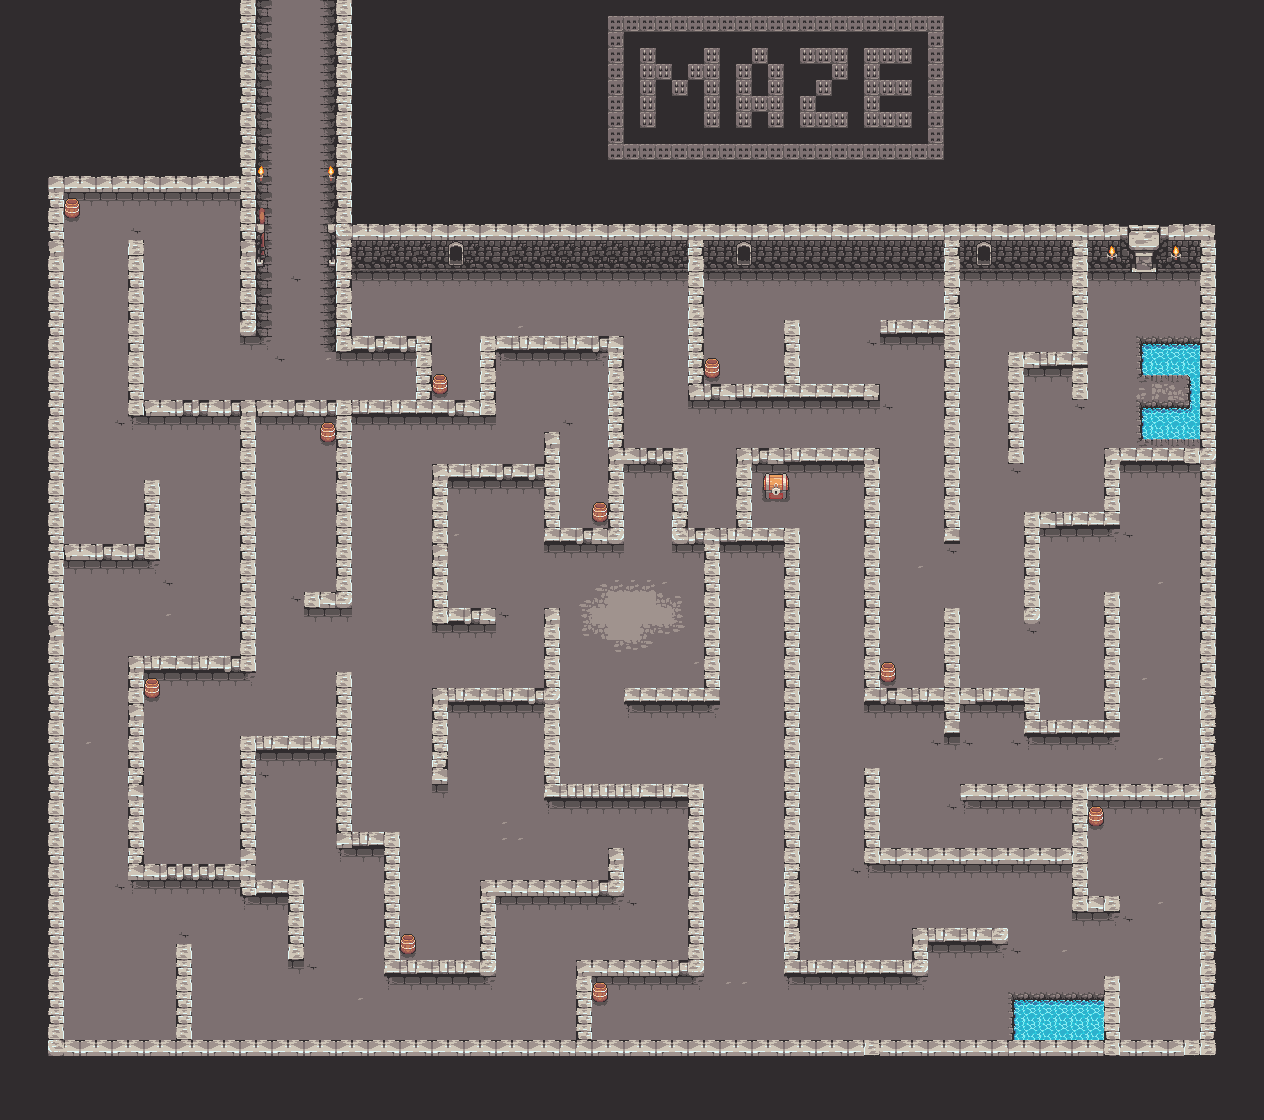

This is a level from a 2D game, rendered from its Tiled map with the project's own tilesets. A one-line summary and the map file follow, with tile-layer data summarised:
An orthogonal 79x70 tile map with 16x16 px tiles, 6 tile layers (Floor, water, Box, Wall, ...) and 98 objects.

<map version="1.10" tiledversion="1.11.2" orientation="orthogonal" renderorder="right-down" width="79" height="70" tilewidth="16" tileheight="16" infinite="0" nextlayerid="8" nextobjectid="112">
 <tileset firstgid="1" source="alldungeon.tsx" />
 <layer id="1" name="Floor" width="79" height="70">
  <data>[5530 cells, 5530 non-empty, 66 distinct tile ids]</data>
 </layer>
 <layer id="5" name="water" width="79" height="70">
  <data>[5530 cells, 46 non-empty, 19 distinct tile ids]</data>
 </layer>
 <layer id="6" name="Box" width="79" height="70">
  <data>[5530 cells, 29 non-empty, 11 distinct tile ids]</data>
 </layer>
 <layer id="2" name="Wall" width="79" height="70">
  <data>[5530 cells, 939 non-empty, 62 distinct tile ids]</data>
 </layer>
 <layer id="4" name="Tourch" width="79" height="70">
  <data>[5530 cells, 14 non-empty, 8 distinct tile ids]</data>
 </layer>
 <layer id="3" name="Door" width="79" height="70">
  <data>[5530 cells, 7 non-empty, 7 distinct tile ids]</data>
 </layer>
 <objectgroup id="7" name="Object Layer 1">
  <object id="1" x="335" y="0.333333" width="17.6667" height="350.5" />
  <object id="3" x="335" y="224" width="880.333" height="44.3333" />
  <object id="4" x="240" y="400.667" width="16" height="270.333" />
  <object id="5" x="961.167" y="783.667" width="224.333" height="15.6667" />
  <object id="6" x="337" y="672" width="16" height="175" />
  <object id="7" x="432" y="688.045" width="15" height="92.9545" />
  <object id="8" x="448" y="688" width="97.5" height="15.2727" />
  <object id="10" x="545" y="607" width="14" height="193" />
  <object id="11" x="255.75" y="400.75" width="160.75" height="14.5" />
  <object id="12" x="337" y="416" width="14" height="191" />
  <object id="13" x="304" y="592.333" width="31" height="14.6667" />
  <object id="14" x="320.727" y="428.636" width="15" height="12.8182" />
  <object id="15" x="353" y="336" width="79" height="15" />
  <object id="16" x="480" y="337" width="143" height="14" />
  <object id="17" x="417" y="351" width="15" height="64.5" />
  <object id="18" x="479" y="352" width="16" height="62.75" />
  <object id="19" x="433" y="400" width="45" height="15.5" />
  <object id="20" x="607" y="351" width="17" height="191" />
  <object id="21" x="544" y="432" width="17" height="109" />
  <object id="22" x="561" y="528.5" width="46" height="14" />
  <object id="23" x="432" y="463" width="112" height="15" />
  <object id="24" x="432" y="479" width="17" height="144.909" />
  <object id="25" x="449.909" y="608.091" width="45.0909" height="15.9091" />
  <object id="26" x="592.375" y="510" width="14" height="12.125" />
  <object id="27" x="688" y="270.333" width="16" height="129.667" />
  <object id="28" x="705" y="365.212" width="14" height="13.3333" />
  <object id="29" x="705" y="384" width="174" height="16" />
  <object id="30" x="785" y="320" width="15" height="64" />
  <object id="31" x="880" y="319" width="63" height="14" />
  <object id="32" x="944" y="269" width="17" height="273" />
  <object id="33" x="1009" y="351" width="15" height="110" />
  <object id="34" x="1024.67" y="351" width="48" height="16.3333" />
  <object id="35" x="1073" y="269.333" width="15" height="127.667" />
  <object id="36" x="1105" y="447" width="95.1667" height="16" />
  <object id="37" x="1199.5" y="465.167" width="16" height="592.167" />
  <object id="39" x="1105" y="464" width="16" height="62" />
  <object id="40" x="1023" y="511" width="83" height="15" />
  <object id="41" x="1023" y="524" width="17" height="99" />
  <object id="42" x="1104" y="591.333" width="18" height="142.667" />
  <object id="43" x="1024" y="717" width="80" height="18" />
  <object id="44" x="1024" y="686" width="16" height="32" />
  <object id="45" x="878.5" y="688" width="145.5" height="16" />
  <object id="46" x="943" y="606" width="17" height="130" />
  <object id="47" x="864" y="448" width="14" height="255" />
  <object id="48" x="881" y="670.333" width="15" height="13.6667" />
  <object id="49" x="736.5" y="448" width="127.5" height="14" />
  <object id="50" x="736.75" y="463" width="15" height="65.1667" />
  <object id="51" x="624" y="448" width="64" height="18" />
  <object id="52" x="672.333" y="466.333" width="15" height="76.6667" />
  <object id="53" x="687.333" y="528" width="111.667" height="14" />
  <object id="54" x="706" y="544" width="13" height="155" />
  <object id="55" x="626" y="687" width="80" height="12" />
  <object id="56" x="785" y="543" width="14.3333" height="418" />
  <object id="57" x="763.75" y="478" width="25" height="21.5" />
  <object id="59" x="64.3333" y="1039.5" width="1134.67" height="17" />
  <object id="65" x="1139.75" y="341.792" width="60.1667" height="32.375" />
  <object id="67" x="1012.5" y="994.5" width="92" height="43.5" />
  <object id="68" x="1106" y="977" width="13.5" height="61.5" />
  <object id="69" x="1073" y="799.5" width="14.5" height="111" />
  <object id="70" x="865" y="770.5" width="14.5" height="92" />
  <object id="71" x="881" y="845.5" width="191.5" height="18" />
  <object id="72" x="1090" y="897" width="29" height="13.5" />
  <object id="74" x="912" y="927.5" width="97" height="14.5" />
  <object id="75" x="911.5" y="943.5" width="16.5" height="29.5" />
  <object id="76" x="785" y="960" width="126" height="13" />
  <object id="77" x="561.5" y="784.5" width="142.5" height="15.5" />
  <object id="78" x="687.5" y="801.5" width="16.5" height="171" />
  <object id="79" x="575.5" y="961" width="111.5" height="12.5" />
  <object id="80" x="575" y="976" width="17.5" height="62" />
  <object id="81" x="608" y="847" width="16.5" height="48" />
  <object id="82" x="480.5" y="879.5" width="127" height="16" />
  <object id="83" x="480" y="895" width="15.5" height="77" />
  <object id="84" x="383" y="833" width="17" height="140" />
  <object id="85" x="401.5" y="960" width="77.5" height="13.5" />
  <object id="86" x="47.3333" y="176.242" width="207.333" height="15.5758" />
  <object id="87" x="240" y="0.666667" width="15.3333" height="332.667" />
  <object id="89" x="128.242" y="239.333" width="15.7576" height="176.667" />
  <object id="90" x="144.667" y="399.333" width="94.6667" height="16" />
  <object id="91" x="48.6667" y="192.182" width="15.3333" height="864.122" />
  <object id="92" x="176" y="944.667" width="15.3333" height="93.3333" />
  <object id="93" x="128.667" y="657.333" width="16" height="222" />
  <object id="94" x="240.375" y="736.167" width="15.25" height="157.833" />
  <object id="95" x="288.458" y="880.5" width="15" height="78.9167" />
  <object id="96" x="355.333" y="833.333" width="26.6667" height="14" />
  <object id="97" x="256.102" y="736.303" width="80.1401" height="14.3636" />
  <object id="98" x="146" y="655.333" width="92.6667" height="15.3333" />
  <object id="99" x="145.25" y="863.625" width="94.6667" height="16.25" />
  <object id="100" x="256.125" y="880.375" width="31.9167" height="14" />
  <object id="101" x="64.2727" y="544" width="96.2273" height="16" />
  <object id="102" x="144.364" y="479.955" width="16.6364" height="64.5455" />
  <object id="103" x="1200" y="269.5" width="16" height="194" />
  <object id="104" x="65.3333" y="205.667" width="14" height="12.3333" />
  <object id="105" x="145.688" y="684.77" width="12.6667" height="12.6667" />
  <object id="106" x="401.667" y="941.818" width="13" height="12.3333" />
  <object id="107" x="593.333" y="989.333" width="13.6667" height="13" />
  <object id="109" x="433.455" y="382.182" width="13.6364" height="11.0909" />
  <object id="110" x="1139.67" y="406.563" width="60.1667" height="32.375" />
  <object id="111" x="1189.29" y="374.188" width="10.7917" height="32.375" />
 </objectgroup>
</map>
